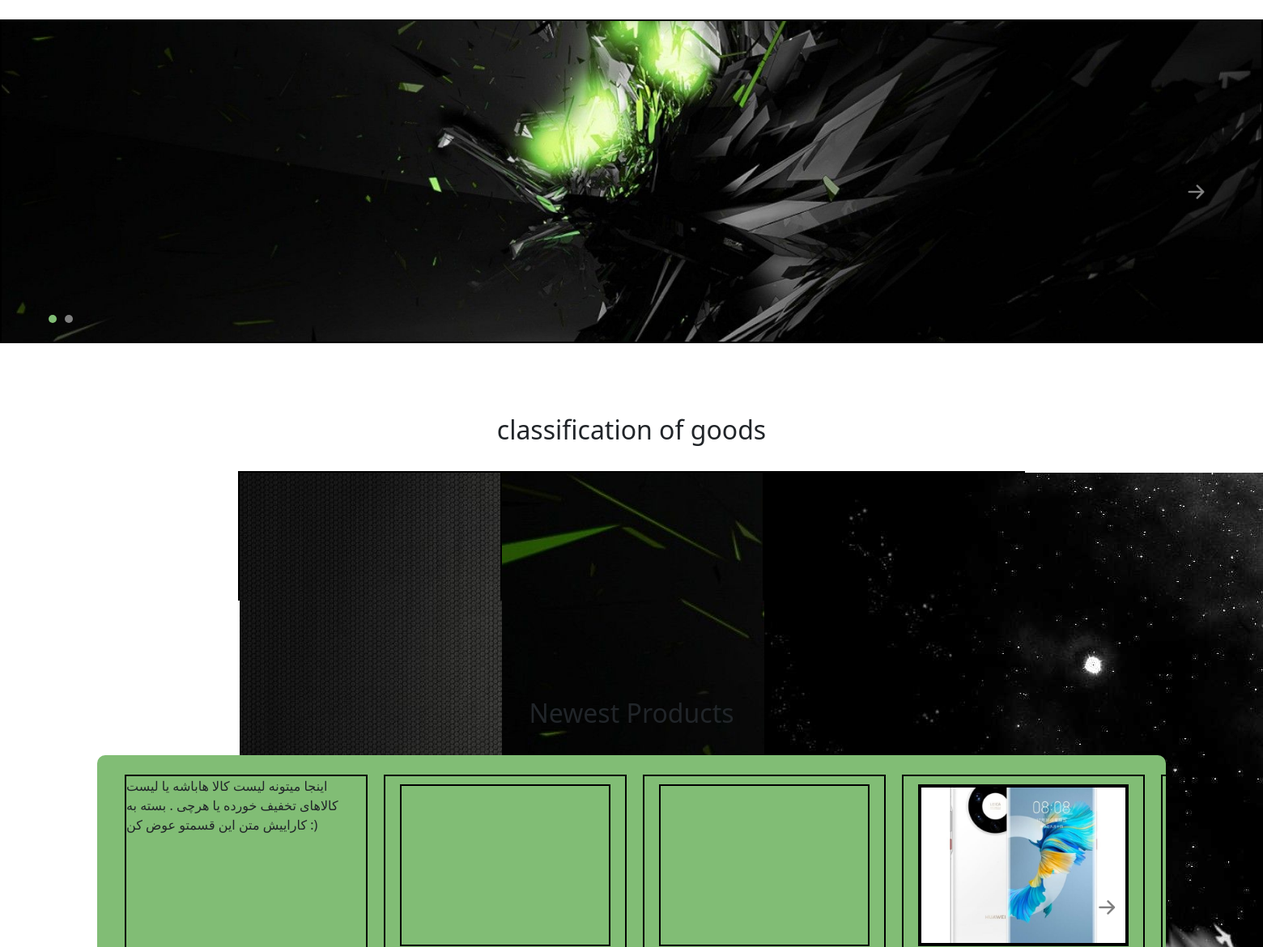
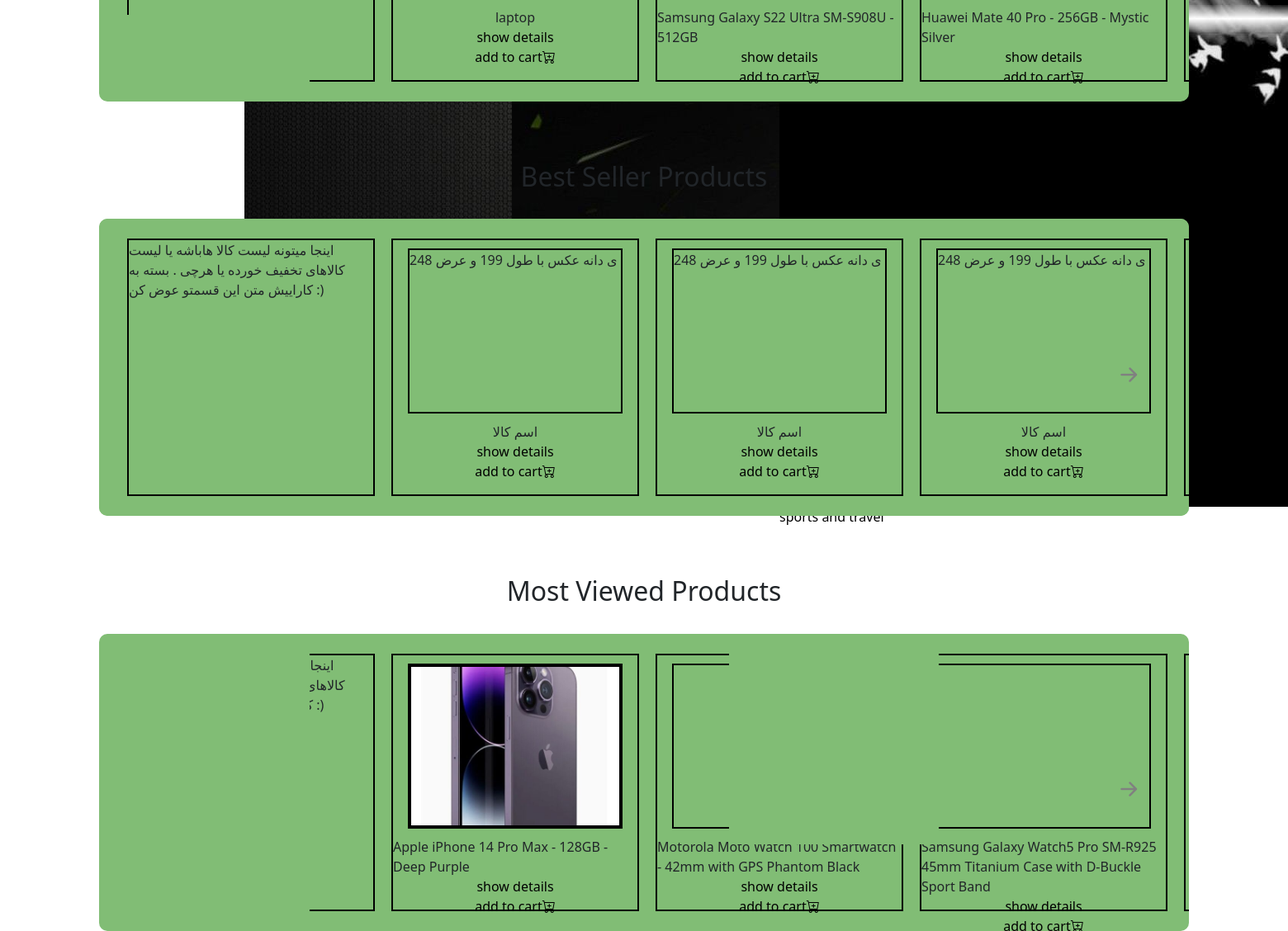
The page / on the database its author committed (2 pictures, top to bottom).
### site_module/models.py (models this page shows, shortened)
class Sliders(models.Model):
    title = models.CharField(max_length=200)
    url = models.URLField(max_length=200)
    url_title = models.CharField(max_length=200)
    description = models.TextField(max_length=500)
    image = models.ImageField(upload_to='images/sliders')
    is_active = models.BooleanField()

### product_module/models.py (models this page shows, shortened)
class ProductCategory(models.Model):
    title = models.CharField(max_length=200)
    image = models.ImageField(upload_to='images/categories', null=True, blank=True)
    parent = models.ForeignKey('ProductCategory', on_delete=models.CASCADE, null=True, blank=True)
    url_title = models.CharField(max_length=200)
    is_active = models.BooleanField()
    is_delete = models.BooleanField()

class Product(models.Model):
    title = models.CharField(max_length=200)
    price = models.IntegerField()
    image = models.ImageField(upload_to='images/products', null=True, blank=True)
    category = models.ManyToManyField(ProductCategory)
    brand = models.ForeignKey(ProductBrand, on_delete=models.CASCADE)
    short_description = models.TextField(max_length=500, null=True, blank=True)
    description = models.TextField(db_index=True)
    slug = models.SlugField(max_length=200, default='', null=False, blank=True, unique=True, db_index=True)
    is_active = models.BooleanField()
    is_delete = models.BooleanField()

### home_module/views.py (the view)
# urls.py: path('', views.HomeView.as_view(), name='home_page'),
class HomeView(TemplateView):
    template_name = 'home_module/main_page.html'
    def get_context_data(self, **kwargs):
        context = super(HomeView, self).get_context_data()
        context['categories'] = ProductCategory.objects.filter(is_active=True, is_delete=False, parent=None)
        context['sliders'] = Sliders.objects.filter(is_active=True)
        context['most_views'] = Product.objects.filter(
            is_active=True, is_delete=False).annotate(
            visit_count=Count('productvisit')).order_by('-visit_count')[:8]
        context['newest_products'] = Product.objects.filter(is_delete=False, is_active=True).order_by('-id')
        return context

### home_module/templates/home_module/main_page.html (shortened to what this page needs)
{% extends 'shared/_layout.html' %}
{% load thumbnail %}
{% block content %}
    <div class="container-fluid slideC d-flex justify-content-center align-items-center p-0 m-0 pt-4">
        <div class="container-xxxl slide d-flex justify-content-center align-items-center w-100 h-100 p-0 m-0">
            <div class="row slider h-100 w-100 p-0 m-0">
                <div class="window p-0 m-0 w-100 h-100">
                    <span id="right"><i class="bi bi-arrow-right-short"></i></span>
                    <div id="bus" class="w-100 h-100 p-0 m-0">
                        {% for slider in sliders %}
                            <figure class="col-12">
                                <div>
                                    {% thumbnail slider.image "1500" crop='center' as im %}
                                        <img src="{{ im.url }}" alt="">
                                    {% endthumbnail %}
                                </div>
                            </figure>
                        {% endfor %}
                    </div>
                </div>
                <div class="thumbnail">
                    {% for slider in sliders %}
                        <div class="thumb"></div>
                    {% endfor %}
                </div>
            </div>
        </div>
    </div>
    <div class="container-fluid classify d-flex justify-content-center align-items-center my-5 pb-5">
        <div class="container-xxl d-flex justify-content-center align-items-center">
            <div class="row h-100 w-100 justify-content-center align-items-center">
                <h2 class="d-flex justify-content-center align-items-center p-4">classification of goods</h2>
                <div class="d-flex justify-content-center align-items-center flex-wrap">
                    {% for category in categories %}
                        <div class="classification">
                            <a class="w-100 h-100 d-block" href="">
                                {{ category.title }}
                            </a>
                        </div>
                    {% endfor %}
                </div>
            </div>
        </div>
    </div>
    <h2 class="d-flex justify-content-center align-items-center p-4">Newest Products</h2>
    <div class="container-fluid d-flex justify-content-center align-items-center">
        <div class="container-xxl slide2 d-flex justify-content-center align-items-center">
            <div class="row slider2 h-100 w-100">
                <div class="window2 h-100 p-0 m-0">
                    <span class="right2"><i class="bi bi-arrow-right-short"></i></span>
                    <div class="d-flex justify-content-space-start align-items-center m-0 p-4 bus2">
                        <section>
                            اینجا میتونه لیست کالا هاباشه یا لیست کالاهای تخفیف خورده یا هرچی . بسته به کاراییش متن این
                            قسمتو عوض کن :)
                        </section>
                        {% for product in newest_products %}
                            <figure>
                                <div>
                                    {% thumbnail product.image "260x200" crop='center' as im %}
                                        <img src="{{ im.url }}" alt="">
                                    {% endthumbnail %}
                                </div>
                                <figcaption
                                        class="d-flex justify-content-center align-items-center">{{ product.title }}</figcaption>
                                <a href="{% url 'product_detail' slug=product.slug %}" class="d-flex justify-content-center align-items-center">show details</a>
                                <a href="" class="d-flex justify-content-center align-items-center">add to cart<i
                                        class="bi bi-cart-plus"></i></a>
                            </figure>
                        {% endfor %}
                    </div>
                </div>
            </div>
        </div>
    </div>
    <br><br>
    <h2 class="d-flex justify-content-center align-items-center p-4">Best Seller Products</h2>
    <div class="container-fluid d-flex justify-content-center align-items-center">
        <div class="container-xxl slide2 d-flex justify-content-center align-items-center">
            <div class="row slider2 h-100 w-100">
                <div class="window2 h-100 p-0 m-0">
                    <span class="right2"><i class="bi bi-arrow-right-short"></i></span>
                    <div class="d-flex justify-content-space-start align-items-center m-0 p-4 bus2">
                        <section>
                            اینجا میتونه لیست کالا هاباشه یا لیست کالاهای تخفیف خورده یا هرچی . بسته به کاراییش متن این
                            قسمتو عوض کن :)
                        </section>
                        <figure>
                            <div>
                                ی دانه عکس با طول 199 و عرض 248
                            </div>
                            <figcaption class="d-flex justify-content-center align-items-center">اسم کالا</figcaption>
                            <a href="" class="d-flex justify-content-center align-items-center">show details</a>
                            <a href="" class="d-flex justify-content-center align-items-center">add to cart<i
                                    class="bi bi-cart-plus"></i></a>
                        </figure>
                        <figure>
                            <div>
                                ی دانه عکس با طول 199 و عرض 248
                            </div>
                            <figcaption class="d-flex justify-content-center align-items-center">اسم کالا</figcaption>
                            <a href="" class="d-flex justify-content-center align-items-center">show details</a>
                            <a href="" class="d-flex justify-content-center align-items-center">add to cart<i
                                    class="bi bi-cart-plus"></i></a>
                        </figure>
                        <figure>
                            <div>
                                ی دانه عکس با طول 199 و عرض 248
                            </div>
                            <figcaption class="d-flex justify-content-center align-items-center">اسم کالا</figcaption>
                            <a href="" class="d-flex justify-content-center align-items-center">show details</a>
                            <a href="" class="d-flex justify-content-center align-items-center">add to cart<i
                                    class="bi bi-cart-plus"></i></a>
                        </figure>
                        <figure>
                            <figcaption class="d-flex justify-content-center align-items-center">اسم کالا</figcaption>
                            <a href="" class="d-flex justify-content-center align-items-center">show details</a>
                            <a href="" class="d-flex justify-content-center align-items-center">add to cart</a>
                        </figure>
                    </div>
                </div>
            </div>
        </div>
    </div>
    <br><br>
    <h2 class="d-flex justify-content-center align-items-center p-4">Most Viewed Products</h2>
    <div class="container-fluid d-flex justify-content-center align-items-center">
        <div class="container-xxl slide2 d-flex justify-content-center align-items-center">
            <div class="row slider2 h-100 w-100">
                <div class="window2 h-100 p-0 m-0">
                    <span class="right2"><i class="bi bi-arrow-right-short"></i></span>
                    <div class="d-flex justify-content-space-start align-items-center m-0 p-4 bus2">
                        <section>
                            اینجا میتونه لیست کالا هاباشه یا لیست کالاهای تخفیف خورده یا هرچی . بسته به کاراییش متن این
                            قسمتو عوض کن :)
                        </section>
                        {% for product in most_views %}
                            <figure>
                                <div>
                                    {% thumbnail product.image "260x200" crop='center' as im %}
                                        <img src="{{ im.url }}" alt="">
                                    {% endthumbnail %}
                                </div>
                                <figcaption
                                        class="d-flex justify-content-center align-items-center">{{ product.title }}</figcaption>
                                <a href="{% url 'product_detail' slug=product.slug %}" class="d-flex justify-content-center align-items-center">show details</a>
                                <a href="" class="d-flex justify-content-center align-items-center">add to cart<i
                                        class="bi bi-cart-plus"></i></a>
                            </figure>
                        {% endfor %}
                    </div>
                </div>
            </div>
        </div>
    </div>
{% endblock %}

### statics/stylesheet/master.css (style rules this page uses)
.slideC { height: auto; }
.slide { width: 100%; display: flex; justify-content: center; align-items: center; }
.slide .slider { width: 100%; position: relative; }
.slide .slider > .window { width: 100%; height: 400px; overflow: hidden; position: relative; }
.slide .slider > .window > span { position: absolute; top: 44%; font-size: 40px; cursor: pointer; opacity: 1; z-index: 10; color: gray; }
.slide .slider #right { right: 4%; }
.slide .slider #bus { height: 100%; display: flex; transition: 1s; }
.slide .slider #bus > figure { width: 100%; height: 400px; cursor: pointer; }
.slide .slider #bus > figure > div { border: 2px solid black; width: 100%; height: 400px; object-fit: cover; }
.slide .slider #bus > figure > div > img { width: 100%; height: 100%; }
.slide .slider .thumbnail { width: 150px; height: 20px; display: flex; position: absolute; left: 40px; bottom: 40px; cursor: pointer; }
.slide .slider .thumbnail > .thumb { width: 10px; height: 10px; background-color: gray; position: absolute; cursor: pointer; z-index: 1; border-radius: 50%; }
.slide .slider .thumbnail > .thumb:nth-of-type(1) { bottom: 5%; left: 20px; background-color: rgb(129, 189, 117); }
.slide .slider .thumbnail > .thumb:nth-of-type(2) { bottom: 5%; left: 40px; }
.classification { border: 2px solid black; width: 324px; height: 160px; }
.slide2 { width: 100%; height: 360px; display: flex; justify-content: center; align-items: center; }
.slide2 .slider2 { width: 100%; }
.slide2 .slider2 > .window2 { width: 100%; height: 100%; position: relative; border-radius: 10px; background-color: rgb(129, 189, 117); overflow-x: hidden; }
.slide2 .slider2 > .window2 > span { position: absolute; top: 44%; font-size: 40px; cursor: pointer; z-index: 10; color: gray; }
.slide2 .slider2 .right2 { right: 4%; }
.slide2 .slider2 .bus2 { height: 100%; position: absolute; left: 0; top: 0; transition: 1s; border-radius: 10px; background-color: rgb(129, 189, 117); }
.slide2 .slider2 .bus2 > section { border: 2px solid black; width: 300px; margin: 10px; height: 100%; }
.slide2 .slider2 .bus2 > figure { border: 2px solid black; width: 300px; margin: 10px; height: 100%; }
.slide2 .slider2 .bus2 > figure > div { border: 2px solid black; width: 260px; height: 200px; margin: 10px auto; }
.slide2 .slider2 .bus2 > figure > div > img { width: 100%; height: 100%; object-fit: cover; border: 2px solid black; }

### rows shown on the page
ProductCategory: title "sports and travel"
Product: title "laptop"
Product: title "Samsung Galaxy S22 Ultra SM-S908U - 512GB"
Product: title "Huawei Mate 40 Pro - 256GB - Mystic Silver"
Product: title "Apple iPhone 14 Pro Max - 128GB - Deep Purple"
Product: title "Motorola Moto Watch 100 Smartwatch - 42mm with GPS Phantom Black"
Product: title "Samsung Galaxy Watch5 Pro SM-R925 45mm Titanium Case with D-Buckle Sport Band"
